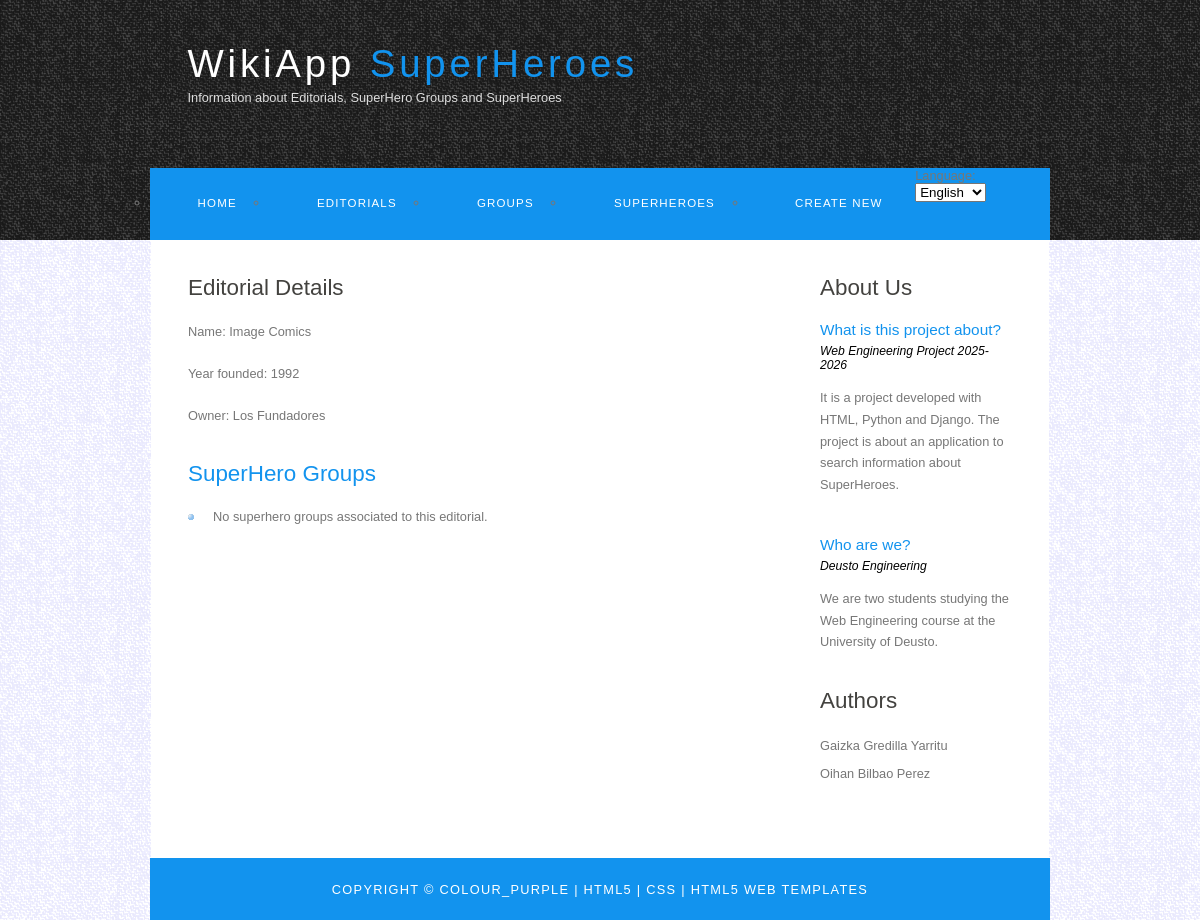
/WikiApp/detalleeditorial/3, run on an earlier commit of the app's database.
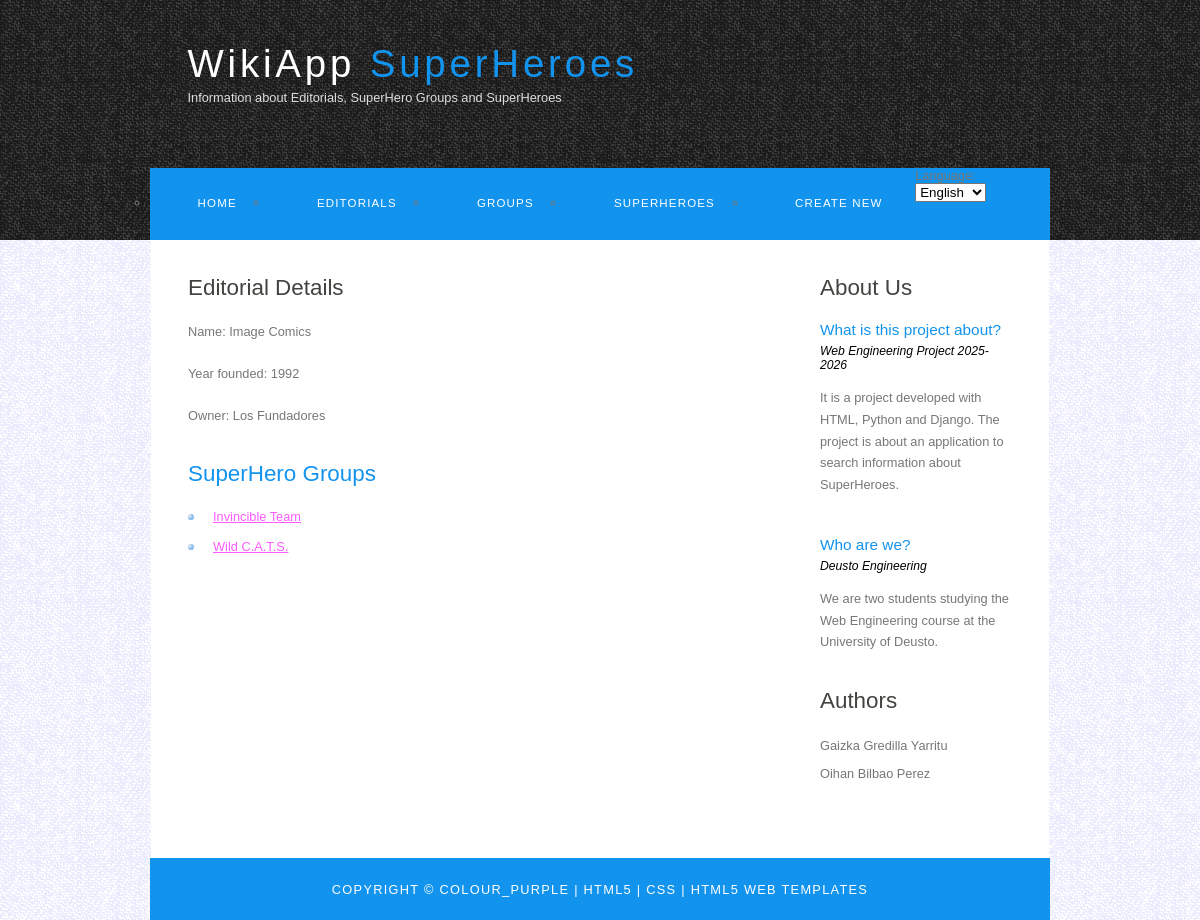
And on a later commit of the database.
### WikiApp/models.py (models this page shows, shortened)
class GrupoDeSuperHeroes(models.Model):
    nombre = models.CharField(max_length=100)
    Editorial = models.ForeignKey(Editorial,related_name='editorialGrupo', on_delete= models.CASCADE)
    SuperHeroe = models.ManyToManyField('SuperHeroe', related_name="superheroeGrupo")

### WikiApp/views.py (the view)
# urls.py: path('detalleeditorial/<int:pk>', views.detalleEditorial.as_view(),name='detalleeditorial'),
class detalleEditorial(DetailView):
    model=Editorial
    template_name='WikiApp/detalleeditorial.html'
    context_object_name='editorial'

### WikiApp/templates/WikiApp/detalleeditorial.html (shortened to what this page needs)
{% extends 'WikiApp/base.html' %}
{% load i18n static %}
{% block contenido %}
<html>
<head>
</head>
<body>
    <h1>{% trans "Editorial Details" %}</h1>
    <p>{% trans "Name" %}: {{ editorial.nombre }}</p>
    <p>{% trans "Year founded" %}: {{ editorial.anoFundacion }}</p>
    <p>{% trans "Owner" %}: {{ editorial.propietario }}</p>
    <h2>{% trans "SuperHero Groups" %}</h2>
    <ul>
    {% for grupo in editorial.editorialGrupo.all %}
        <li>
            <a href="{% url 'detallegrupodesuperheroes' pk=grupo.pk %}">
                {{ grupo.nombre }}
            </a>
        </li>
    {% empty %}
        <li>{% trans "No superhero groups associated to this editorial." %}</li>
    {% endfor %}
    </ul>
</body>
</html>
{% endblock %}

What changed in the data, as far as the page shows it:
added GrupoDeSuperHeroes: nombre "Invincible Team"
added GrupoDeSuperHeroes: nombre "Wild C.A.T.S."
Also different on the page:
text no longer shown: "No superhero groups associated to this editorial."
